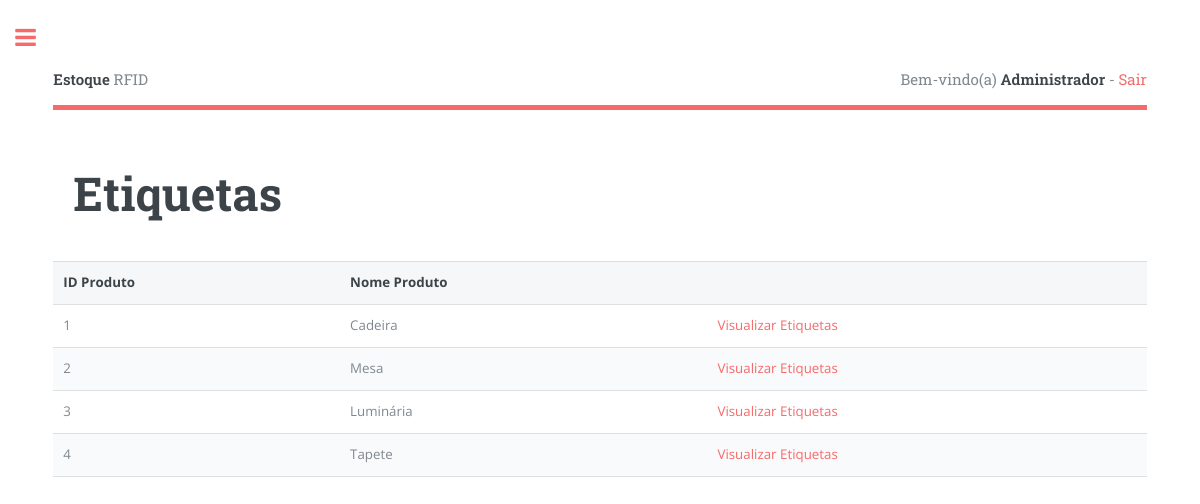
Screenshot of /etiquetas.php (signed in) with the database file from the repository.
### tables this page shows
create table tbProduto (
	idProduto int NOT NULL AUTO_INCREMENT,
	nomeProd varchar (30) NOT NULL,
	personalizado  bit NOT NULL,
	cor  varchar (15) NOT NULL,
	obs  varchar (50),
	quantTotal int NOT NULL,
	quantDisponivel int NOT NULL,
	CONSTRAINT PK_IDPRODUTO PRIMARY KEY (idProduto)
);

### Model/Produto.php (called while the page is built, shortened)
<?php
class Produto {
  	private $idProduto;
    public function getIdProduto() {
        return $this->idProduto;
    }
}
?>

### Controller/ProdutoController.php (called while the page is built, shortened)
<?php
include_once "Model/Conexao.php";
class ProdutoController
{
    public function __construct(Conexao $db)
    {
        $this->db = $db;
    }
    public function Listar(Produto $produto) {
        if ($produto->getIdProduto() == NULL) {
           $SQL = $this->db->getConection()->query("SELECT * FROM tbProduto");
           return $SQL;
        } else {
           $SQL = $this->db->getConection()->query("SELECT * FROM tbProduto WHERE idProduto ='".$produto->getIdProduto()."'");
           return $SQL;
        }
     }
}
?>

### Model/Conexao.php (called while the page is built, shortened)
<?php
class Conexao
{
	private $host = "localhost";
	private $username = "root";
	private $password = "";
	private $database = "bd_rfid";
	private $conexao = null;
	public function getConection()
	{
		return $this->conexao;
	}
	private function conect()
	{
		$this->conexao = mysqli_connect(
			$this->host,
			$this->username,
			$this->password,
			$this->database
		);
	}
}

### etiquetas.php (the view)
<?php
include_once "Model/Conexao.php";
include_once "Model/Produto.php";
include_once "Controller/ProdutoController.php";
$conn = new Conexao();
$produto = new Produto();
$produtoController = new ProdutoController($conn);
$query = $produtoController->Listar($produto);
?>
<?php include_once 'header.php'; ?>
					<section>
						<header class="main">
							<div class="row">
								<div class="col-8">
									<h1>Etiquetas</h1>
								</div>
							</div>
						</header>
							<table>
								<tr>
									<th>ID Produto</th>
									<th>Nome Produto</th>
									<th> </th>
								</tr>
								<?php while ($reg = mysqli_fetch_array($query)): ?>
									<tr>
										<td> <?= $reg["idProduto"];?> </td>
										<td> <?= $reg["nomeProd"];?> </td>
										<center>
											<td> <a href="etiquetas_listar.php?idProduto=<?= $reg["idProduto"]; ?>&nomeProd=<?= $reg["nomeProd"]; ?>">Visualizar Etiquetas</a> </td>
										</center>
									</tr>
								<?php endwhile; ?>
							</table>
					</section>
<?php include 'footer.php'; ?>

### assets/css/main.css (style rules this page uses)
html, body, div, span, applet, object, iframe, h1, h2, h3, h4, h5, h6, p, blockquote, pre, a, abbr, acronym, address, big, cite, code, del, dfn, em, img, ins, kbd, q, s, samp, small, strike, strong, sub, sup, tt, var, b, u, i, center, dl, dt, dd, ol, ul, li, fieldset, form, label, legend, table, caption, tbody, tfoot, thead, tr, th, td, article, aside, canvas, details, embed, figure, figcaption, footer, header, hgroup, menu, nav, output, ruby, section, summary, time, mark, audio, video { margin: 0; padding: 0; border: 0; font-size: 100%; font: inherit; vertical-align: baseline; }
article, aside, details, figcaption, figure, footer, header, hgroup, menu, nav, section { display: block; }
body { line-height: 1; }
table { border-collapse: collapse; border-spacing: 0; }
body { -webkit-text-size-adjust: none; }
body { -ms-overflow-style: scrollbar; }
html { box-sizing: border-box; }
*, *:before, *:after { box-sizing: inherit; }
body { background: #ffffff; }
body, input, select, textarea { color: #7f888f; font-family: "Open Sans", sans-serif; font-size: 13pt; font-weight: 400; line-height: 1.65; }
@media screen and (max-width: 1680px) { body, input, select, textarea { font-size: 11pt; } }
@media screen and (max-width: 1280px) { body, input, select, textarea { font-size: 10pt; } }
a { -moz-transition: color 0.2s ease-in-out, border-bottom-color 0.2s ease-in-out; -webkit-transition: color 0.2s ease-in-out, border-bottom-color 0.2s ease-in-out; -ms-transition: color 0.2s ease-in-out, border-bottom-color 0.2s ease-in-out; transition: color 0.2s ease-in-out, border-bottom-color 0.2s ease-in-out; color: #f56a6a; text-decoration: none; }
h1, h2, h3, h4, h5, h6 { color: #3d4449; font-family: "Roboto Slab", serif; font-weight: 700; line-height: 1.5; margin: 0 0 1em 0; text-align: left; }
h1 { font-size: 4em; margin: 0 0 0.5em 0; line-height: 1.3; }
@media screen and (max-width: 1680px) { h1 { font-size: 3.5em; } }
.row { display: flex; flex-wrap: wrap; box-sizing: border-box; align-items: stretch; }
.row > * { box-sizing: border-box; }
.row > .col-8 { width: 66.6666666667%; }
.row { margin-top: 0; margin-left: -1.5em; }
.row > * { padding: 0 0 0 1.5em; }
@media screen and (max-width: 1680px) { .row { display: flex; flex-wrap: wrap; box-sizing: border-box; align-items: stretch; } }
@media screen and (max-width: 1680px) { .row > * { box-sizing: border-box; } }
@media screen and (max-width: 1680px) { .row { margin-top: 0; margin-left: -1.5em; } }
@media screen and (max-width: 1680px) { .row > * { padding: 0 0 0 1.5em; } }
@media screen and (max-width: 1280px) { .row { display: flex; flex-wrap: wrap; box-sizing: border-box; align-items: stretch; } }
@media screen and (max-width: 1280px) { .row > * { box-sizing: border-box; } }
@media screen and (max-width: 1280px) { .row { margin-top: 0; margin-left: -1.5em; } }
@media screen and (max-width: 1280px) { .row > * { padding: 0 0 0 1.5em; } }
header.main > :last-child { margin: 0 0 1em 0; }
table { margin: 0 0 2em 0; width: 100%; }
table tbody tr { border: solid 1px rgba(210, 215, 217, 0.75); border-left: 0; border-right: 0; }
table tbody tr:nth-child(2n + 1) { background-color: rgba(230, 235, 237, 0.25); }
table td { padding: 0.75em 0.75em; }
table th { padding: 0.75em 0.75em; color: #3d4449; background-color: rgba(230, 235, 237, 0.25); font-weight: bolder; text-align: left; }
#main > .inner > section { padding: 6em 0 4em 0 ; border-top: solid 2px rgba(210, 215, 217, 0.75); }
#main > .inner > section:first-of-type { border-top: 0 !important; }
@media screen and (max-width: 1680px) { #main > .inner > section { padding: 5em 0 3em 0 ; } }
@media screen and (max-width: 1280px) { #main > .inner > section { padding: 4em 0 2em 0 ; } }

### rows the page displays
tbproduto: idProduto "1", nomeProd "Cadeira"
tbproduto: idProduto "2", nomeProd "Mesa"
tbproduto: idProduto "3", nomeProd "Luminária"
tbproduto: idProduto "4", nomeProd "Tapete"

### other values shown
$_SESSION['nomeUsuario'] "Administrador"
